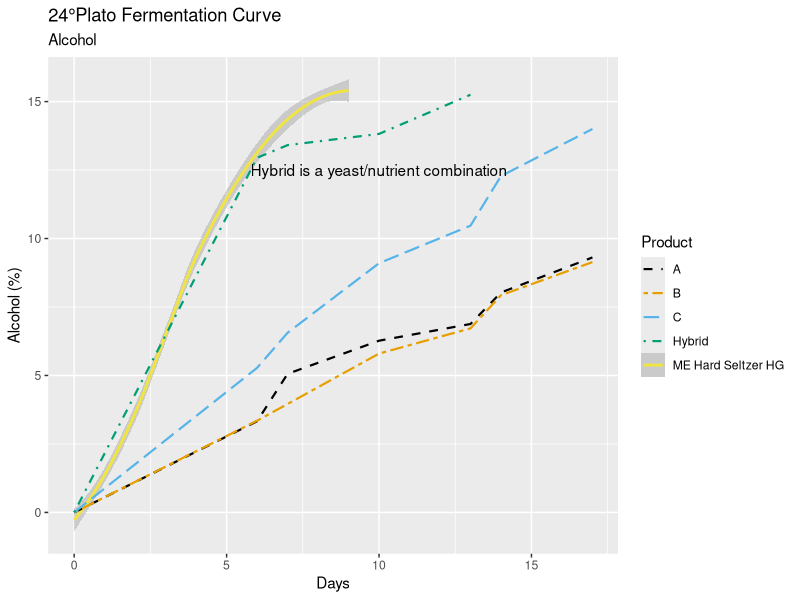
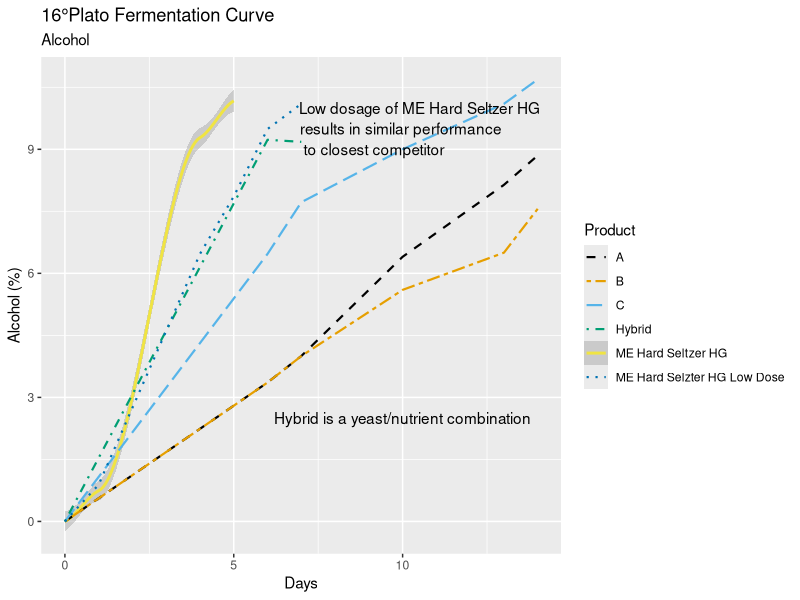
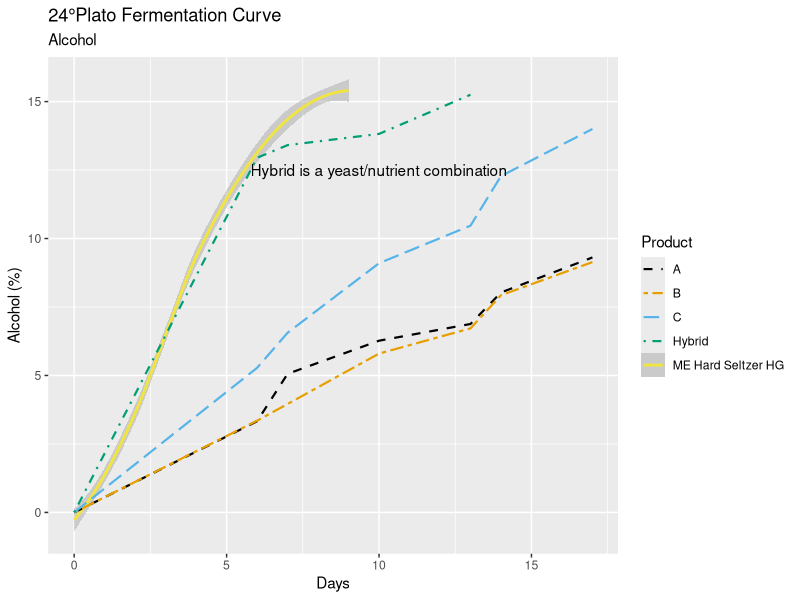
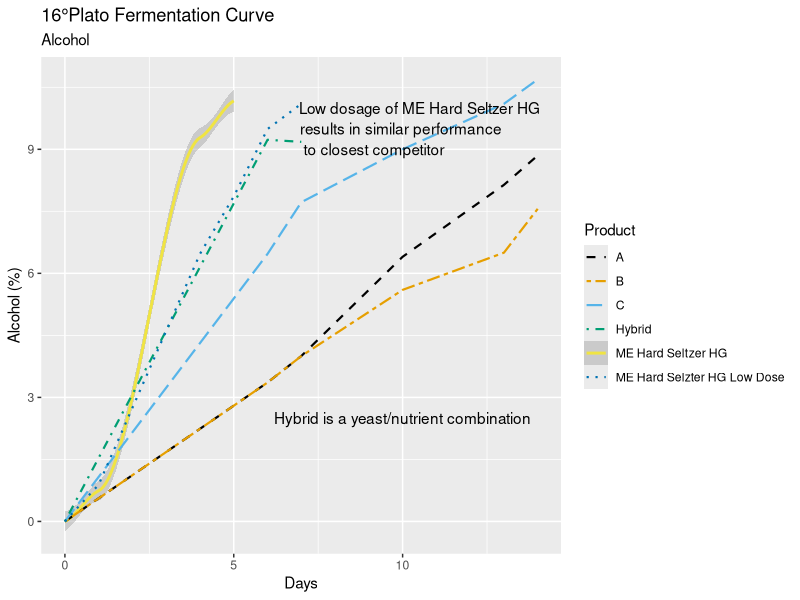

Reproduce these figures in R, in order.
install.packages("tidyverse")
library(tidyverse)

# Loading in the csv files containing the data
plato24 <- read_csv("GFC21_003_24Plato_Data.csv")
plato16 <- read_csv("GFC21_003_16Plato_Data.csv")

# Filtering the data to contain either our products or competitors
plato24_comp <- plato24 %>% 
  filter(product %in% c("A","B","C","Hybrid"))
plato24_MEHSHG <- plato24 %>% 
  filter(product %in% c("ME Hard Seltzer HG"))
plato16_comp <- plato16 %>% 
  filter(product %in% c("A","B","C","Hybrid","ME Hard Selzter HG Low Dose"))
plato16_MEHSHG <- plato16 %>% 
  filter(product %in% c("ME Hard Seltzer HG"))

# Colorblind-friendly palette with black
cbPalette <- c("#000000", "#E69F00", "#56B4E9", "#009E73", "#F0E442", "#0072B2", "#D55E00", "#CC79A7")

# Plot looking at alcohol production between our product and competitors at 24 Plato over time
ggplot(data=plato24,aes(x=day,y=alcohol*100,color=product,linetype=product))+
  geom_smooth(data=plato24_MEHSHG)+
  geom_line(data=plato24_comp,size=.75)+
  labs(title="24°Plato Fermentation Curve",
       subtitle="Alcohol",
       x="Days",
       y="Alcohol (%)",
       colour="Product",
       linetype="Product")+
  scale_color_manual(values=cbPalette)+
  scale_linetype_manual(values=c("dashed","twodash","longdash","dotdash","solid","dotted"))+
  annotate(geom="text",x=10,y=12.5,label="Hybrid is a yeast/nutrient combination")

ggsave("24p_compreveiw_alcohol.png",width=8.5,height=5)

# Plot looking at alcohol production between our product and competitors at 16 Plato over time
ggplot(data=plato16,aes(x=day,y=alcohol*100,color=product,linetype=product))+
  geom_smooth(data=plato16_MEHSHG)+
  geom_line(data=plato16_comp,size=.75)+
  labs(title="16°Plato Fermentation Curve",
       subtitle="Alcohol",
       x="Days",
       y="Alcohol (%)",
       colour="Product",
       linetype="Product")+
  scale_color_manual(values=cbPalette)+
  scale_linetype_manual(values=c("dashed","twodash","longdash","dotdash","solid","dotted"))+
  annotate(geom="text",x=10,y=2.5,label="Hybrid is a yeast/nutrient combination")+
  annotate(geom="text",x=10.5,y=10,label="Low dosage of ME Hard Seltzer HG")+
  annotate(geom="text",x=9.95,y=9.5,label="results in similar performance")+
  annotate(geom="text",x=9.15,y=9,label="to closest competitor")

ggsave("16p_compreview_alcohol.png",width=8.5,height=5)
